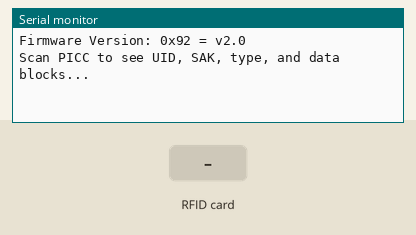
Simulated run of this sketch. Board: ESP8266 (NodeMCU). Parts: the last lines printed to the serial monitor. Inputs (shaded band) come from the test bench. WiFi joins after 1.5 s; servers stay silent unless stated; uploads are accepted with an empty reply.

Above: at 1.2 s.
1.3 s: RFID card 12 34 56 78 held to the reader
At 4.0 s:
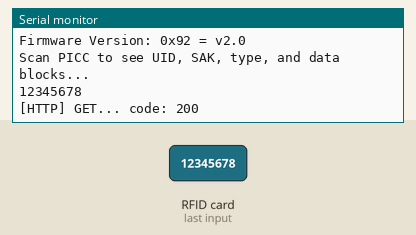
4.3 s: RFID card 5E 7A 19 C4 held to the reader
At 4.48 s:
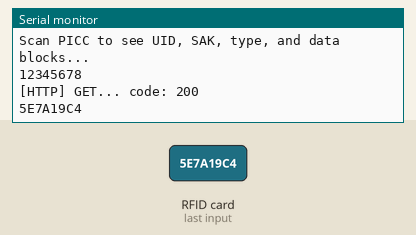

The sketch:

scanner.ino
```cpp
#include <SPI.h>
#include <MFRC522.h>
#include <Arduino.h>
#include <ESP8266WiFi.h>
#include <ESP8266WiFiMulti.h>
#include <ESP8266HTTPClient.h>
#include <WiFiClient.h>

ESP8266WiFiMulti WiFiMulti;

#define RST_PIN         D0          // Configurable, see typical pin layout above
#define SS_PIN          D8         // Configurable, see typical pin layout above

MFRC522 mfrc522(SS_PIN, RST_PIN);  // Create MFRC522 instance

void setup() {
	Serial.begin(9600);		// Initialize serial communications with the PC
	while (!Serial);		// Do nothing if no serial port is opened (added for Arduinos based on ATMEGA32U4)
	SPI.begin();			// Init SPI bus
	mfrc522.PCD_Init();		// Init MFRC522
  WiFi.mode(WIFI_STA);
  WiFiMulti.addAP("Xiaomi 11i", "12345678");
	delay(4);				// Optional delay. Some board do need more time after init to be ready, see Readme
	mfrc522.PCD_DumpVersionToSerial();	// Show details of PCD - MFRC522 Card Reader details
	Serial.println(F("Scan PICC to see UID, SAK, type, and data blocks..."));
}

void loop() {
	// Reset the loop if no new card present on the sensor/reader. This saves the entire process when idle.
	if ( ! mfrc522.PICC_IsNewCardPresent()) {
		return;
	}

  	// Select one of the cards
	if ( ! mfrc522.PICC_ReadCardSerial()) {
		return;
	}

  // wait for WiFi connection
  if ((WiFiMulti.run() == WL_CONNECTED)) {

    WiFiClient client;

    HTTPClient http;
    String tagID = "";
    for ( uint8_t i = 0; i < 4; i++) { // The MIFARE PICCs that we use have 4 byte UID
    //readCard[i] = mfrc522.uid.uidByte[i];
    tagID.concat(String(mfrc522.uid.uidByte[i], HEX)); // Adds the 4 bytes in a single String variable
    }
    tagID.toUpperCase();
    mfrc522.PICC_HaltA(); // Stop reading
    Serial.println(tagID);

    String baseUrl = "http://143.110.184.208:5001";
    String endPoint = "/cards";
    String params = "?cardId="+tagID;

    String url = baseUrl+endPoint+params;

     if (http.begin(client, url)){
       int httpCode = http.GET();
       if (httpCode > 0) {
        // HTTP header has been send and Server response header has been handled
        Serial.printf("[HTTP] GET... code: %d\n", httpCode);
      } else {
        Serial.printf("[HTTP] GET... failed, error: %s\n", http.errorToString(httpCode).c_str());
      }
      http.end();
     } else {
      Serial.println("[HTTP] Unable to connect");
    }
  }
}
```

Measured:
- after the input at 1.3 s, the serial monitor: prints a new line after 1.5 s (image 1)
- after the input at 4.3 s, the serial monitor: prints a new line at once (image 2)
